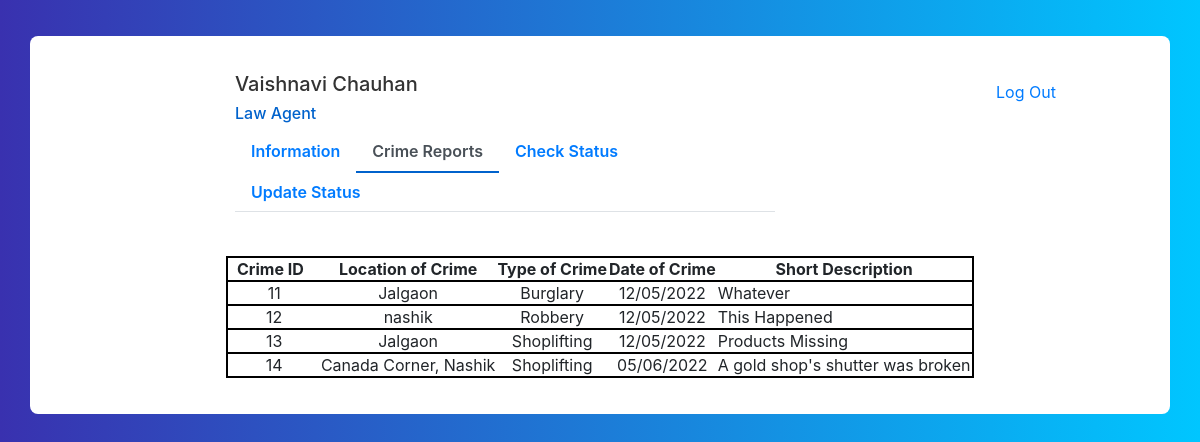
The page /database/reports/ (signed in) on the database its author committed.
### crimereports/models.py (models this page shows, shortened)
class Crimereports(models.Model):
    user = models.ForeignKey(GenUser, on_delete=models.CASCADE, db_column="User ID")
    location_of_crime = models.TextField(db_column= 'Location of Crime')
    type_of_crime = models.CharField(max_length=50,db_column= 'Type of Crime')
    date_of_crime = models.CharField(max_length=10, db_column= 'Date of Crime')
    crime_description = models.TextField(db_column="Crime Description")

### lawagency/views.py (the view)
# urls.py: path('reports/', lv.checkReports, name="lawreport"),
def checkReports(request):
    cr = Crimereports.objects.all()
    st = Status.objects.all()
    return render(request, 'lawagency/reports.html',{'cr':cr, 'st':st})

### templates/lawagency/reports.html (shortened to what this page needs)
<!DOCTYPE html>
<html lang="en">
<head>
<link href="//maxcdn.bootstrapcdn.com/bootstrap/4.1.1/css/bootstrap.min.css" rel="stylesheet" id="bootstrap-css">
</head>
<body>
<div class="container emp-profile">
            <form method="post">
                <div class="row">
                    <div class="col-md-2">
                    </div>
                    <div class="col-md-6">
                        <div class="profile-head">
                                    <h5>
                                    {{ user.first_name}} {{user.last_name }}
                                    </h5>
                                    <h6>
                                        Law Agent
                                    </h6>
                            <ul class="nav nav-tabs" id="myTab" role="tablist">
                                <li class="nav-item">
                                    <a class="nav-link" id="home-tab" data-toggle="tab" href="{% url 'lawprofile' %}" role="tab" aria-controls="home" aria-selected="false">Information</a>
                                </li>
                                <li class="nav-item">
                                    <a class="nav-link active" id="profile-tab" data-toggle="tab" href="{% url 'lawreport'  %}" role="tab" aria-controls="profile" aria-selected="true">Crime Reports</a>
                                </li>
                                 <li class="nav-item">
                                    <a class="nav-link" id="profile-tab" data-toggle="tab" href="{% url 'checkLawstatus' %}" role="tab" aria-controls="profile" aria-selected="false">Check Status</a>
                                </li>
                                <li class="nav-item">
                                    <a class="nav-link" id="profile-tab" data-toggle="tab" href="{% url 'updatestatus' %}" role="tab" aria-controls="profile" aria-selected="false">Update Status</a>
                                </li>
                            </ul>
                        </div>
                    </div>
                    <div class="col-md-2">
                    </div>
                    <div align="center">
                                <a class="nav-link" id="profile-tab" data-toggle="tab" href="{% url 'userlogout' %}" role="tab" aria-controls="profile" aria-selected="false">Log Out</a>
                                </div>
                </div>
                <div class="row">
                    <div class="col-md-2">
                    </div>
                    <div class="col-md-6">
                    </div>
                </div>
            </form>
                            <div align="center">
                                <table>
                                    <thead>
                                        <tr align="center" style="border: 2px solid black;">
                                            <th>&nbsp;&nbsp;Crime ID&nbsp;&nbsp;&nbsp;&nbsp;</th>
                                            <th>Location of Crime</th>
                                            <th>Type of Crime</th>
                                            <th>Date of Crime</th>
                                            <th>Short Description</th>
                                        </tr>
                                    </thead>
                                    <tbody>
                                                    {% for j in cr %}
                                                        <tr align="center" style="border: 2px solid black">
                                                            <td>{{ j.id }}</td>
                                                            <td>{{ j.location_of_crime }}</td>
                                                            <td>{{ j.type_of_crime }}</td>
                                                            <td>{{ j.date_of_crime }}</td>
                                                            <td align="left">{{ j.crime_description }}</td>
                                                        </tr>
                                                    {% endfor %}
                                    </tbody>
                                </table>
                            </div>
        </div>
</body>
</html>

### templates/lawagency/reports.html (style rules this page uses)
body { background: -webkit-linear-gradient(left, #3931af, #00c6ff); }
.emp-profile { padding: 3%; margin-top: 3%; margin-bottom: 3%; border-radius: 0.5rem; background: #fff; }
.profile-head h5 { color: #333; }
.profile-head h6 { color: #0062cc; }
.profile-head .nav-tabs { margin-bottom:5%; }
.profile-head .nav-tabs .nav-link { font-weight:600; border: none; }
.profile-head .nav-tabs .nav-link.active { border: none; border-bottom:2px solid #0062cc; }

### rows shown on the page
Crimereports: id "11", location_of_crime "Jalgaon", type_of_crime "Burglary", date_of_crime "12/05/2022", crime_description "Whatever"
Crimereports: id "12", location_of_crime "nashik", type_of_crime "Robbery", date_of_crime "12/05/2022", crime_description "This Happened"
Crimereports: id "13", location_of_crime "Jalgaon", type_of_crime "Shoplifting", date_of_crime "12/05/2022", crime_description "Products Missing"
Crimereports: id "14", location_of_crime "Canada Corner, Nashik", type_of_crime "Shoplifting", date_of_crime "05/06/2022", crime_description "A gold shop's shutter was broken"

### other values the page prints
{{ user.first_name }} "Vaishnavi"
{{ user.last_name }} "Chauhan"
